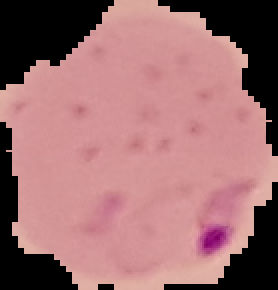
#> input picture img_dataset/Parasitized/C101P62ThinF_IMG_20150918_155731_cell_78.png, 139 x 145 px, found by its file name (shown 2 times larger); its folder holds only this picture in this run
$ jupyter execute --allow-errors 'Logistic_Preprocessing3[1].ipynb'
#> lines starting #> are read from the running program, lines starting #| are printed output that depends on the picture
# 🧩 Malaria Image Preprocessing – Optimized for Logistic Regression

[cell 1]
from sklearn.preprocessing import StandardScaler, label_binarize

# models
from sklearn.cluster import KMeans

# evaluation
from sklearn.metrics import classification_report, confusion_matrix, ConfusionMatrixDisplay, accuracy_score, mean_squared_error,roc_curve, roc_auc_score

[cell 2]
import cv2
import os
import numpy as np
from tqdm import tqdm   # to see the time progrese
import matplotlib.pyplot as plt
import seaborn as sns

[cell 3]
import os
import cv2
import numpy as np

dataset_path = r"C:\Users\dohah\Documents\Projects\Detecting Malaria Model\MachineLearningProject\img_dataset"
folders = ["Parasitized", "Uninfected"]

processed_images = {}

for folder_name in folders:
    folder_path = os.path.join(dataset_path, folder_name)
    processed_images[folder_name] = []   # أنشئي قائمة لهذا الفولدر

    print(f"\n📂 Loading images from: {folder_name}")

    for filename in os.listdir(folder_path):

        file_path = os.path.join(folder_path, filename)

        # Skip non-images
        if not (filename.lower().endswith(".png") or filename.lower().endswith(".jpg") or filename.lower().endswith(".jpeg")):
            continue

        img = cv2.imread(file_path)
#> img is the input picture: shape (145, 139, 3); mean B, G, R 112.3, 110.4, 157.5

        if img is None:
            print(f"⚠️ Could not load {filename}")
            continue

        # ---- Processing for unsupervised ----
        img = cv2.resize(img, (128, 128))         # تثبيت الحجم
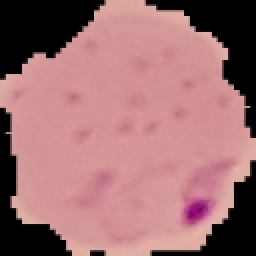
#> img: shape (128, 128, 3) (shown 2 times larger); mean B, G, R 112.2, 110.3, 157.4
        gray = cv2.cvtColor(img, cv2.COLOR_BGR2GRAY)
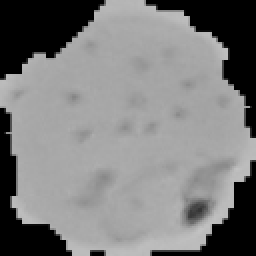
#> gray: shape (128, 128) (shown 2 times larger); min 0, max 194, mean 124.7
        flat = gray.flatten()                     # تحويل 2D → 1D
#> flat = 16384 values, max 194 at index 14692, min 0 at index 0, mean 124.7

        processed_images[folder_name].append(flat)
#> pass 2 of the loop `for folder_name in folders:`:
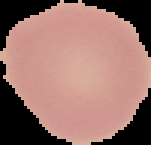
#> input picture img_dataset/Uninfected/C108P69ThinF_IMG_20150924_225004_cell_25.png, 151 x 145 px, found by its file name
#> img is the input picture: shape (145, 151, 3); mean B, G, R 105.3, 113.1, 151
#> `img = cv2.resize(img, (128, 128))`:
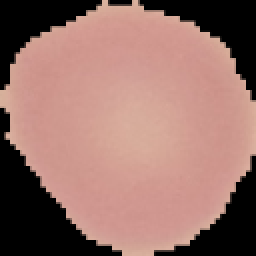
#> img: shape (128, 128, 3) (shown 2 times larger); mean B, G, R 105.2, 113, 151
#> `gray = cv2.cvtColor(img, cv2.COLOR_BGR2GRAY)`:
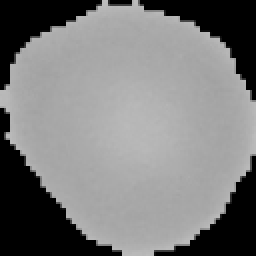
#> gray: shape (128, 128) (shown 2 times larger); min 0, max 189, mean 123.5
#> flat = 16384 values, max 189 at index 52, min 0 at index 0, mean 123.5


# Flatten all lists from dictionary into one list
all_images = []

for folder_name in processed_images:
    all_images.extend(processed_images[folder_name])  # extend عشان يحط كل الصور في قائمة واحدة

# Convert to numpy array
X = np.array(all_images)

print("\n✅ Dataset ready for unsupervised learning!")
print("Shape:", X.shape)
